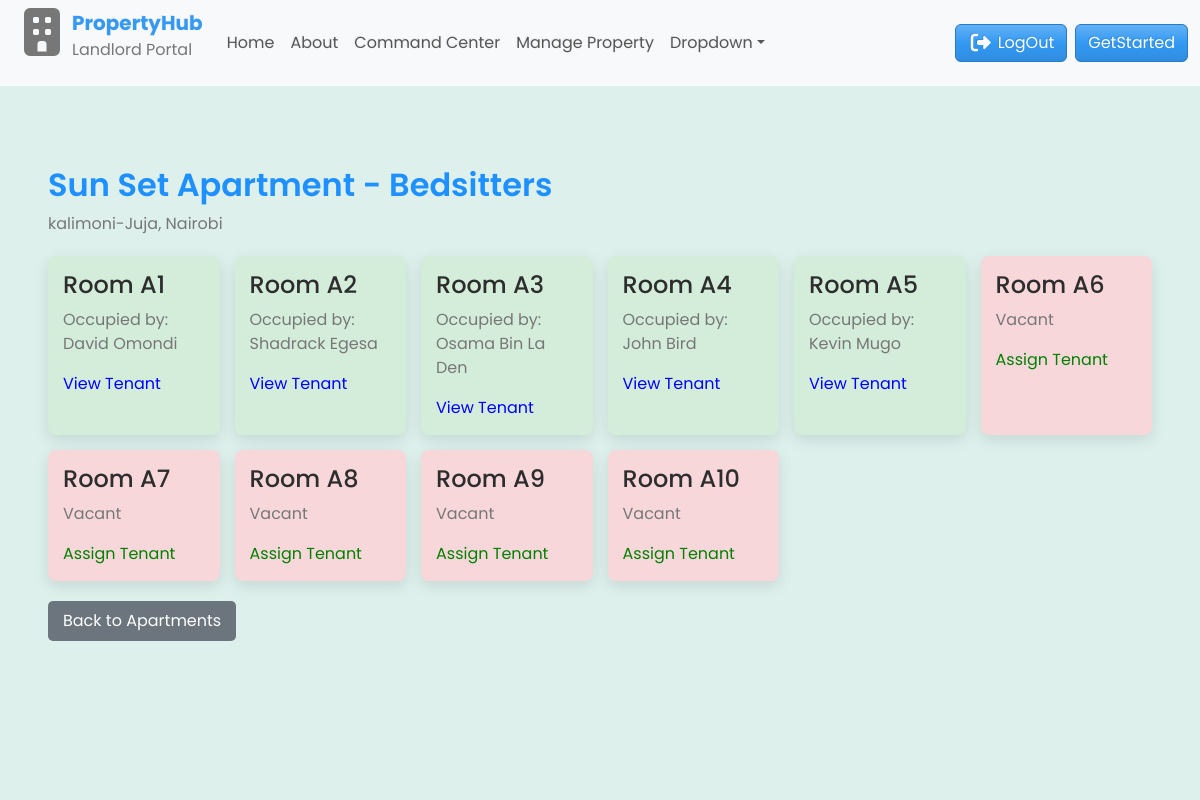
/1/, run on the app's committed database.
### main/models.py (models this page shows, shortened)
class Apartment(models.Model):
    name = models.CharField(max_length=100)
    address = models.CharField(max_length=255)
    city = models.CharField(max_length=100)
    class Meta:
        verbose_name_plural = "Apartments"

class Bedsitter(models.Model):
    apartment = models.ForeignKey(Apartment, related_name='bedsitters', on_delete=models.CASCADE)
    number = models.CharField(max_length=255, unique=True)
    class Meta:
        verbose_name_plural = "Bedsitters"

class Profile(models.Model):
    user = models.OneToOneField(User, on_delete=models.CASCADE)
    bedsitter = models.OneToOneField(Bedsitter, on_delete=models.SET_NULL, null=True, blank=True, related_name='tenant')
    first_name = models.CharField(max_length=50)
    last_name = models.CharField(max_length=50)
    phone_number = models.CharField(max_length=20)
    email = models.EmailField(blank=True, null=True)
    id_number = models.CharField(max_length=20, blank=True, null=True)
    profile_photo = models.ImageField(upload_to='uploads/product', blank=True, null=True)

### main/views.py (the view)
# urls.py: path('<int:apartment_id>/', views.apartment_detail, name='apartment_detail'),
def apartment_detail(request, apartment_id):
    apartment = get_object_or_404(Apartment, id=apartment_id)
    bedsitters = apartment.bedsitters.select_related('tenant').all()
    context = {
        'apartment': apartment,
        'bedsitters': bedsitters
        }
    return render(request, 'main/apartment_detail.html', context)

### main/templates/main/apartment_detail.html
{% extends 'main/base.html' %}
{% block content %}
<div class="container-fluid" id="bedsitters">
  <h2>{{ apartment.name }} - Bedsitters</h2>
  <p>{{ apartment.address }}, {{ apartment.city }}</p>
  <div class="bedsitter-wrapper">
    {% for bed in bedsitters %}
    <div
      class="bedsitter-card {% if bed.tenant %}occupied{% else %}vacant{% endif %}"
    >
      <h4>Room {{ bed.number }}</h4>
      {% if bed.tenant %}
      <p>Occupied by: {{ bed.tenant.first_name }} {{ bed.tenant.last_name }}</p>
      <a href="{% url 'tenant_detail' bed.tenant.id %}" style="color: blue"
        >View Tenant</a
      >
      {% else %}
      <p>Vacant</p>
      <a href="#" style="color: green">Assign Tenant</a>
      {% endif %}
    </div>
    {% empty %}
    <p>No bedsitters found.</p>
    {% endfor %}
  </div>
  <a
    href="{% url 'apartment_dashboard' %}"
    style="
      display: inline-block;
      margin-top: 20px;
      padding: 8px 15px;
      background: #6c757d;
      color: white;
      border-radius: 5px;
      text-decoration: none;
    "
  >
    Back to Apartments
  </a>
</div>
{% endblock %}

### main/static/css/styles.css (style rules this page uses)
* { box-sizing: border-box; padding: 0; margin: 0; font-family: "poppins", sans-serif; text-decoration: none; }
body, html { overflow-x: hidden; height: 100vh; transition: 0.4s; }
a { text-decoration: none; }
.container-fluid .bedsitter-wrapper { display: grid; grid-template-columns: repeat(auto-fill, minmax(150px, 1fr)); gap: 15px; margin-top: 20px; }
#bedsitters { background-color: #ddf0eb; padding: 5rem 3rem 10rem 3rem; }
#bedsitters h2 { color: dodgerblue; font-weight: 600; }
.bedsitter-card { padding: 15px; border-radius: 8px; box-shadow: 0 5px 15px rgba(0, 0, 0, 0.1); }
.bedsitter-card.occupied { background: #d4edda; }
.bedsitter-card.vacant { background: #f8d7da; }

### data on the page
Apartment: name "Sun Set Apartment", address "kalimoni-Juja", city "Nairobi"
Bedsitter: number "A1", tenant.first_name "David", tenant.last_name "Omondi"
Bedsitter: number "A2", tenant.first_name "Shadrack", tenant.last_name "Egesa"
Bedsitter: number "A3", tenant.first_name "Osama", tenant.last_name "Bin La Den"
Bedsitter: number "A4", tenant.first_name "John", tenant.last_name "Bird"
Bedsitter: number "A5", tenant.first_name "Kevin", tenant.last_name "Mugo"
Bedsitter: number "A6", shows "Vacant"
Bedsitter: number "A7", shows "Vacant"
Bedsitter: number "A8", shows "Vacant"
Bedsitter: number "A9", shows "Vacant"
Bedsitter: number "A10", shows "Vacant"
